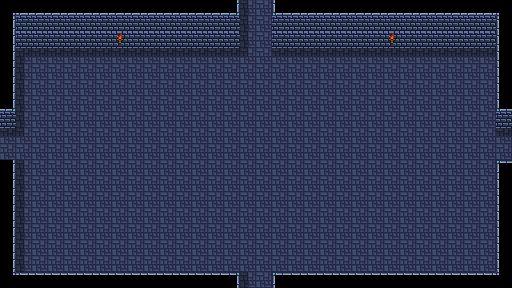

This is a level from a 2D game, rendered from its Tiled map with the project's own tilesets. A one-line summary and the map file follow, with tile-layer data summarised:
An orthogonal 32x18 tile map with 16x16 px tiles, 14 tile layers (ground, base_wall, other_wall, decoration, ...).

<map version="1.2" tiledversion="1.3.3" orientation="orthogonal" renderorder="right-down" width="32" height="18" tilewidth="16" tileheight="16" infinite="0" nextlayerid="22" nextobjectid="1">
 <tileset firstgid="1" source="base_map.tsx" />
 <layer id="1" name="ground" width="32" height="18">
  <data>[576 cells, 420 non-empty, 4 distinct tile ids]</data>
 </layer>
 <layer id="4" name="base_wall" width="32" height="18">
  <data>[576 cells, 60 non-empty, 1 distinct tile ids]</data>
 </layer>
 <layer id="5" name="other_wall" width="32" height="18">
  <data>[576 cells, 96 non-empty, 8 distinct tile ids]</data>
 </layer>
 <layer id="10" name="decoration" width="32" height="18">
  <data>[576 cells, 2 non-empty, 1 distinct tile ids]</data>
 </layer>
 <layer id="12" name="up_ground" width="32" height="18">
  <data>[576 cells, 8 non-empty, 3 distinct tile ids]</data>
 </layer>
 <layer id="13" name="up_other" width="32" height="18">
  <data>[576 cells, 2 non-empty, 2 distinct tile ids]</data>
 </layer>
 <layer id="17" name="down_ground" width="32" height="18">
  <data>[576 cells, 2 non-empty, 2 distinct tile ids]</data>
 </layer>
 <layer id="18" name="down_other" width="32" height="18">
  <data>[576 cells, 2 non-empty, 2 distinct tile ids]</data>
 </layer>
 <layer id="14" name="left_ground" width="32" height="18">
  <data>[576 cells, 4 non-empty, 3 distinct tile ids]</data>
 </layer>
 <layer id="15" name="left_wall" width="32" height="18">
  <data>[576 cells, 1 non-empty, 1 distinct tile ids]</data>
 </layer>
 <layer id="16" name="left_other" width="32" height="18">
  <data>[576 cells, 1 non-empty, 1 distinct tile ids]</data>
 </layer>
 <layer id="19" name="right_ground" width="32" height="18">
  <data>[576 cells, 2 non-empty, 2 distinct tile ids]</data>
 </layer>
 <layer id="20" name="right_wall" width="32" height="18">
  <data>[576 cells, 1 non-empty, 1 distinct tile ids]</data>
 </layer>
 <layer id="21" name="right_other" width="32" height="18">
  <data>[576 cells, 2 non-empty, 2 distinct tile ids]</data>
 </layer>
</map>
